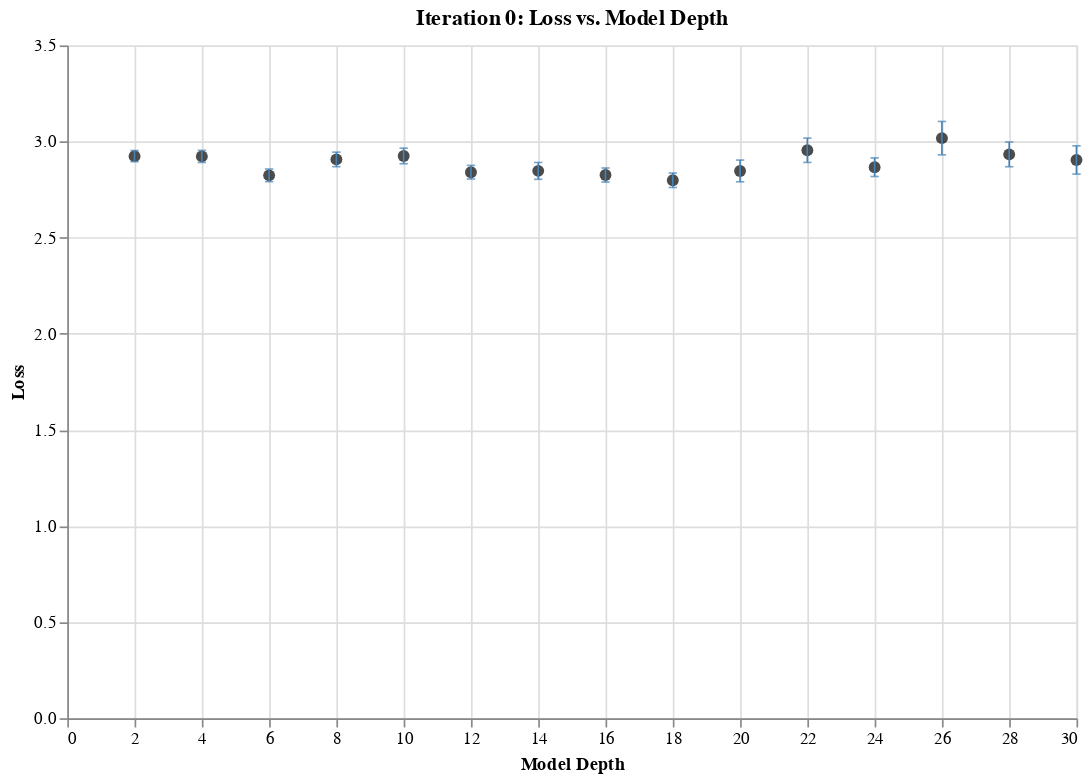
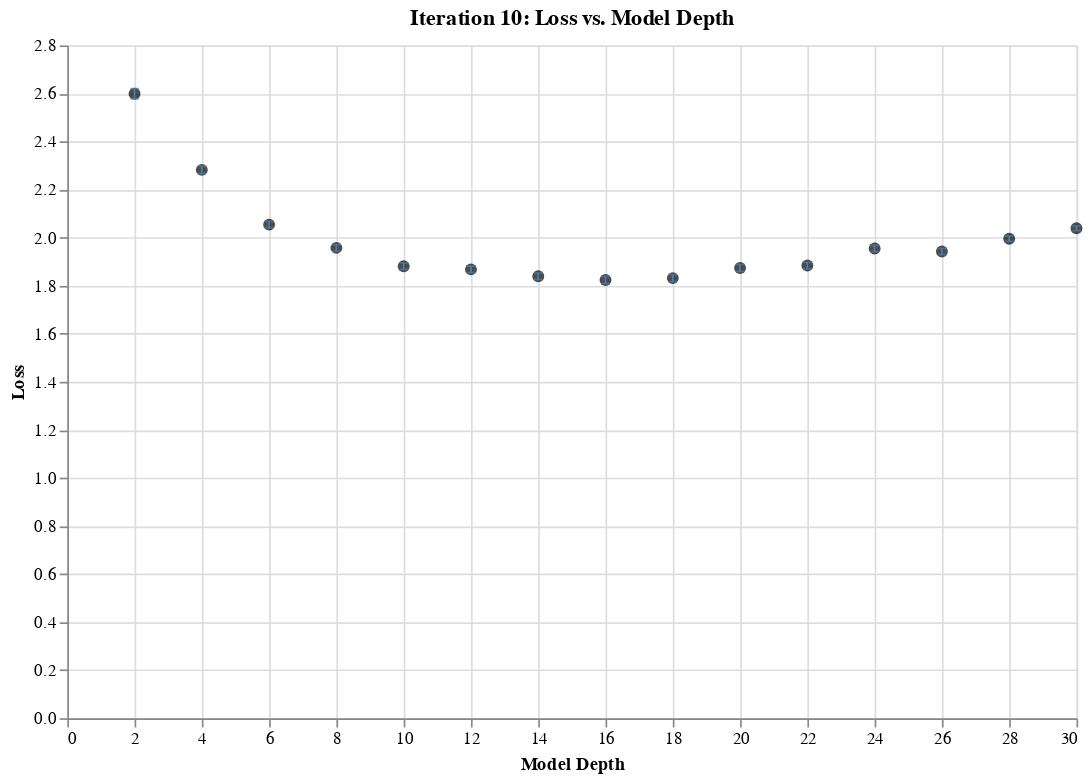
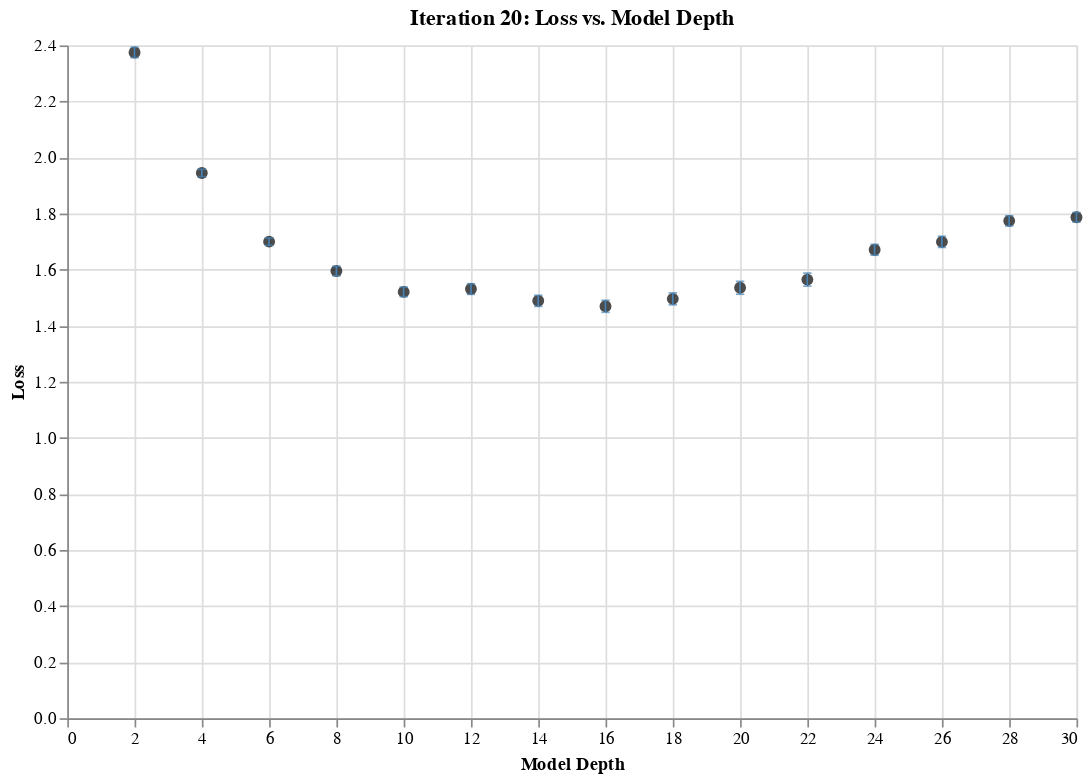
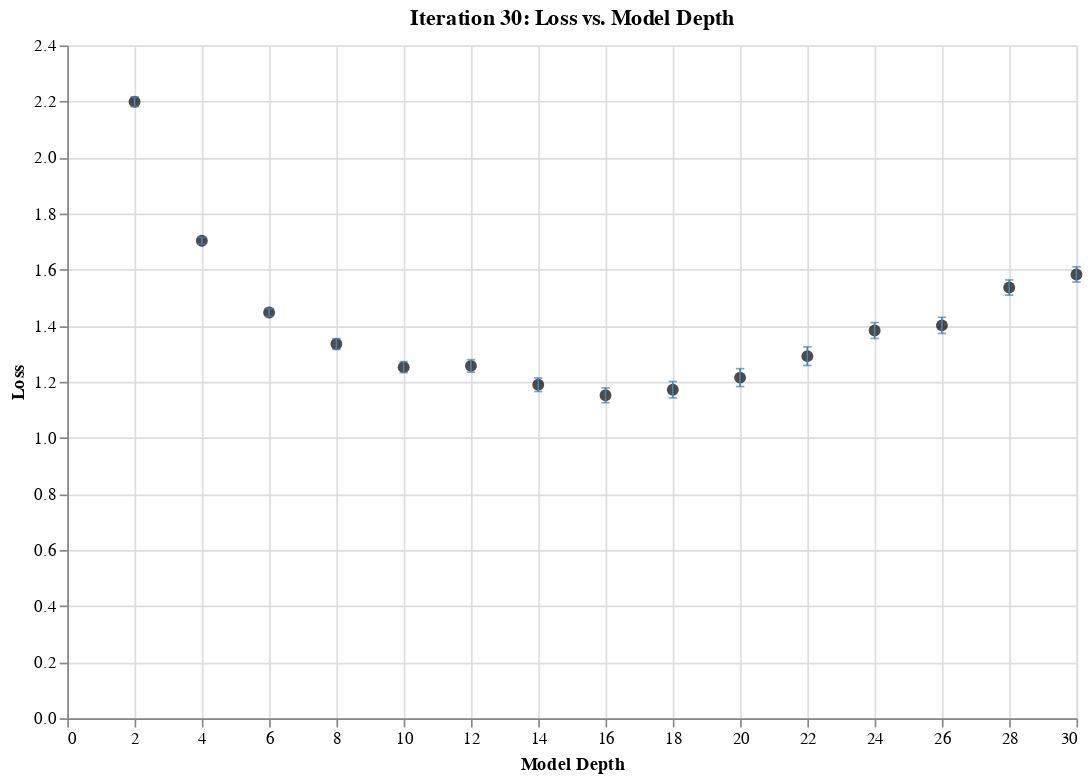

Notebook source saved alongside these figures, in order:
### Code cell
plot(iterations_to_plot=range(0, 100, 10),
     metric_to_plot='loss',
     metric_label='Loss')

### Figure 1 — Vega-Lite specification as saved in the notebook (floating-point values rounded to 4 significant figures)
{"config": {"view": {"continuousWidth": 300, "continuousHeight": 300}}, "layer": [{"mark": {"type": "point", "color": "black", "filled": true, "size": 50}, "encoding": {"x": {"field": "depth", "title": "Model Depth", "type": "quantitative"}, "y": {"field": "loss", "type": "quantitative"}}, "title": "Iteration 0: Loss vs. Model Depth"}, {"mark": {"type": "errorbar", "ticks": true}, "encoding": {"color": {"value": "#4682b4"}, "x": {"field": "depth", "type": "quantitative"}, "y": {"field": "min", "title": "Loss", "type": "quantitative"}, "y2": {"field": "max"}}, "title": "Iteration 0: Loss vs. Model Depth"}], "data": {"name": "data-bb3e0b9e7443e640fac687286004300e"}, "height": 400, "width": 600, "$schema": "https://vega.github.io/schema/vega-lite/v5.15.1.json", "datasets": {"data-bb3e0b9e7443e640fac687286004300e": [{"depth": 2, "loss": 2.924, "min": 2.895, "max": 2.953}, {"depth": 4, "loss": 2.923, "min": 2.891, "max": 2.954}, {"depth": 6, "loss": 2.824, "min": 2.791, "max": 2.857}, {"depth": 8, "loss": 2.907, "min": 2.869, "max": 2.945}, {"depth": 10, "loss": 2.925, "min": 2.884, "max": 2.966}, {"depth": 12, "loss": 2.84, "min": 2.805, "max": 2.876}, {"depth": 14, "loss": 2.847, "min": 2.804, "max": 2.891}, {"depth": 16, "loss": 2.826, "min": 2.789, "max": 2.862}, {"depth": 18, "loss": 2.799, "min": 2.761, "max": 2.836}, {"depth": 20, "loss": 2.847, "min": 2.79, "max": 2.903}, {"depth": 22, "loss": 2.955, "min": 2.891, "max": 3.018}, {"depth": 24, "loss": 2.867, "min": 2.818, "max": 2.915}, {"depth": 26, "loss": 3.018, "min": 2.931, "max": 3.104}, {"depth": 28, "loss": 2.933, "min": 2.869, "max": 2.998}, {"depth": 30, "loss": 2.904, "min": 2.831, "max": 2.978}]}}

### Figure 2 — Vega-Lite specification as saved in the notebook (floating-point values rounded to 4 significant figures)
{"config": {"view": {"continuousWidth": 300, "continuousHeight": 300}}, "layer": [{"mark": {"type": "point", "color": "black", "filled": true, "size": 50}, "encoding": {"x": {"field": "depth", "title": "Model Depth", "type": "quantitative"}, "y": {"field": "loss", "type": "quantitative"}}, "title": "Iteration 10: Loss vs. Model Depth"}, {"mark": {"type": "errorbar", "ticks": true}, "encoding": {"color": {"value": "#4682b4"}, "x": {"field": "depth", "type": "quantitative"}, "y": {"field": "min", "title": "Loss", "type": "quantitative"}, "y2": {"field": "max"}}, "title": "Iteration 10: Loss vs. Model Depth"}], "data": {"name": "data-aba69d7fff264130ff64b86d2b02a2e0"}, "height": 400, "width": 600, "$schema": "https://vega.github.io/schema/vega-lite/v5.15.1.json", "datasets": {"data-aba69d7fff264130ff64b86d2b02a2e0": [{"depth": 2, "loss": 2.599, "min": 2.578, "max": 2.62}, {"depth": 4, "loss": 2.282, "min": 2.267, "max": 2.297}, {"depth": 6, "loss": 2.054, "min": 2.041, "max": 2.067}, {"depth": 8, "loss": 1.957, "min": 1.944, "max": 1.971}, {"depth": 10, "loss": 1.881, "min": 1.868, "max": 1.894}, {"depth": 12, "loss": 1.868, "min": 1.854, "max": 1.881}, {"depth": 14, "loss": 1.839, "min": 1.826, "max": 1.853}, {"depth": 16, "loss": 1.824, "min": 1.809, "max": 1.839}, {"depth": 18, "loss": 1.832, "min": 1.817, "max": 1.847}, {"depth": 20, "loss": 1.874, "min": 1.859, "max": 1.888}, {"depth": 22, "loss": 1.884, "min": 1.87, "max": 1.897}, {"depth": 24, "loss": 1.955, "min": 1.941, "max": 1.968}, {"depth": 26, "loss": 1.942, "min": 1.929, "max": 1.955}, {"depth": 28, "loss": 1.995, "min": 1.984, "max": 2.006}, {"depth": 30, "loss": 2.039, "min": 2.029, "max": 2.049}]}}

### Figure 3 — Vega-Lite specification as saved in the notebook (floating-point values rounded to 4 significant figures)
{"config": {"view": {"continuousWidth": 300, "continuousHeight": 300}}, "layer": [{"mark": {"type": "point", "color": "black", "filled": true, "size": 50}, "encoding": {"x": {"field": "depth", "title": "Model Depth", "type": "quantitative"}, "y": {"field": "loss", "type": "quantitative"}}, "title": "Iteration 20: Loss vs. Model Depth"}, {"mark": {"type": "errorbar", "ticks": true}, "encoding": {"color": {"value": "#4682b4"}, "x": {"field": "depth", "type": "quantitative"}, "y": {"field": "min", "title": "Loss", "type": "quantitative"}, "y2": {"field": "max"}}, "title": "Iteration 20: Loss vs. Model Depth"}], "data": {"name": "data-c409b7e537d242a860d65a3dba6747bd"}, "height": 400, "width": 600, "$schema": "https://vega.github.io/schema/vega-lite/v5.15.1.json", "datasets": {"data-c409b7e537d242a860d65a3dba6747bd": [{"depth": 2, "loss": 2.375, "min": 2.356, "max": 2.394}, {"depth": 4, "loss": 1.945, "min": 1.932, "max": 1.958}, {"depth": 6, "loss": 1.7, "min": 1.687, "max": 1.713}, {"depth": 8, "loss": 1.595, "min": 1.578, "max": 1.612}, {"depth": 10, "loss": 1.521, "min": 1.504, "max": 1.538}, {"depth": 12, "loss": 1.531, "min": 1.512, "max": 1.55}, {"depth": 14, "loss": 1.489, "min": 1.469, "max": 1.509}, {"depth": 16, "loss": 1.469, "min": 1.448, "max": 1.491}, {"depth": 18, "loss": 1.496, "min": 1.475, "max": 1.517}, {"depth": 20, "loss": 1.535, "min": 1.512, "max": 1.558}, {"depth": 22, "loss": 1.565, "min": 1.541, "max": 1.588}, {"depth": 24, "loss": 1.671, "min": 1.652, "max": 1.69}, {"depth": 26, "loss": 1.699, "min": 1.679, "max": 1.719}, {"depth": 28, "loss": 1.774, "min": 1.756, "max": 1.792}, {"depth": 30, "loss": 1.787, "min": 1.77, "max": 1.804}]}}

### Figure 4 — Vega-Lite specification as saved in the notebook (floating-point values rounded to 4 significant figures)
{"config": {"view": {"continuousWidth": 300, "continuousHeight": 300}}, "layer": [{"mark": {"type": "point", "color": "black", "filled": true, "size": 50}, "encoding": {"x": {"field": "depth", "title": "Model Depth", "type": "quantitative"}, "y": {"field": "loss", "type": "quantitative"}}, "title": "Iteration 30: Loss vs. Model Depth"}, {"mark": {"type": "errorbar", "ticks": true}, "encoding": {"color": {"value": "#4682b4"}, "x": {"field": "depth", "type": "quantitative"}, "y": {"field": "min", "title": "Loss", "type": "quantitative"}, "y2": {"field": "max"}}, "title": "Iteration 30: Loss vs. Model Depth"}], "data": {"name": "data-af8acecc5ccc773cb9ea9bfed84809eb"}, "height": 400, "width": 600, "$schema": "https://vega.github.io/schema/vega-lite/v5.15.1.json", "datasets": {"data-af8acecc5ccc773cb9ea9bfed84809eb": [{"depth": 2, "loss": 2.199, "min": 2.182, "max": 2.216}, {"depth": 4, "loss": 1.703, "min": 1.691, "max": 1.716}, {"depth": 6, "loss": 1.447, "min": 1.433, "max": 1.462}, {"depth": 8, "loss": 1.335, "min": 1.315, "max": 1.354}, {"depth": 10, "loss": 1.252, "min": 1.233, "max": 1.272}, {"depth": 12, "loss": 1.257, "min": 1.235, "max": 1.279}, {"depth": 14, "loss": 1.19, "min": 1.165, "max": 1.214}, {"depth": 16, "loss": 1.152, "min": 1.126, "max": 1.178}, {"depth": 18, "loss": 1.172, "min": 1.143, "max": 1.201}, {"depth": 20, "loss": 1.215, "min": 1.183, "max": 1.247}, {"depth": 22, "loss": 1.292, "min": 1.258, "max": 1.325}, {"depth": 24, "loss": 1.383, "min": 1.355, "max": 1.411}, {"depth": 26, "loss": 1.401, "min": 1.373, "max": 1.43}, {"depth": 28, "loss": 1.536, "min": 1.509, "max": 1.563}, {"depth": 30, "loss": 1.583, "min": 1.556, "max": 1.61}]}}
